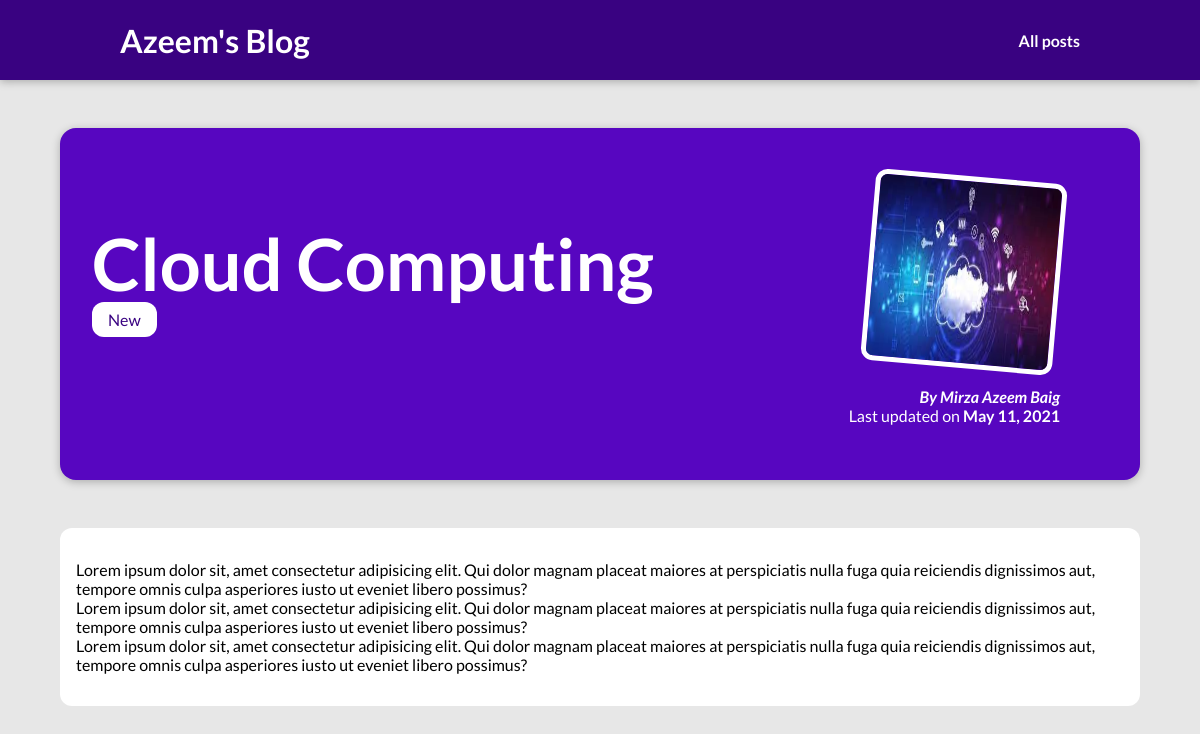
/posts/what-is-cloud-computing, run on the app's committed database.
### blog/models.py (models this page shows, shortened)
class Post(models.Model):
    title = models.CharField(max_length=150,null=False)
    excerpt = models.CharField(max_length=200,null=False)
    imageName = models.CharField(max_length=100)
    date = models.DateField(auto_now=True)
    slug = models.SlugField(unique=True,max_length=100)
    content = models.TextField()
    author = models.ForeignKey(Author, on_delete=models.SET_NULL,null=True,related_name="posts")
    tags = models.ManyToManyField(Tag)
    class Meta:
        verbose_name = "Post"
        verbose_name_plural = "Posts"

class Tag(models.Model):
    caption = models.CharField(max_length=20)
    class Meta:
        verbose_name = "Tag"
        verbose_name_plural = "Tags"
    def __str__(self):
        return self.caption

class Author(models.Model):
    firstName = models.CharField(max_length=25)
    lastName = models.CharField(max_length=25)
    email = models.EmailField()
    class Meta:
        verbose_name = "Author"
        verbose_name_plural = "Authors"
    def __str__(self):
        return self.firstName + " " + self.lastName

### blog/views.py (the view)
# urls.py: path('posts/<slug:slug>',views.post_detail,name="post-details")
def post_detail(request, slug):
    post = get_object_or_404(Post, slug=slug)
    return render(request,'blog/post-detail.html',{"post":post,"postTags":post.tags.all()})

### blog/templates/blog/post-detail.html (shortened to what this page needs)
{% extends 'base.html' %}
{% load static %}
{% block css_files %}
<link rel="stylesheet" href="{% static 'blog/post-detail.css' %}">
{% endblock css_files %}
{% block content %}
<section id="summary">
<h2>{{post.title}}</h2>
<div>
<span class="tag">
{% for tags in postTags %}
{{tags}}
{% endfor %}
</span>
</div>
<article>
<img src="{% static 'blog/images/'|add:post.imageName %}" alt="{{post.title}}">
<address>By <a href="mailto:{{post.author.email}}">{{post.author}}</a></address>
<div>
Last updated on <time>{{post.date}}</time></div>
</article>
</section>
<main>
{{post.content | linebreaks}}
</main>
{% endblock content %}

### static/app.css (style rules this page uses)
* { box-sizing: border-box; }
html { font-family: 'Lato', sans-serif; }
body { margin: 0; }
h1,h2,h3 { font-family: 'Lato', sans-serif; font-weight: bold; }

### blog/static/blog/post-detail.css (style rules this page uses)
body { background-color: #e7e7e7; }
#summary { margin: 8rem auto 3rem auto; padding: 2rem; width:90%; max-width: 90rem; border-radius: 16px; background-color: #5706c0; position: relative; box-shadow: 0 2px 8px rgba(0, 0, 0, 0.25); height: 22rem; }
#summary h2 { color:white; font-size: 4.5rem; margin-bottom: 0.25rem; }
#summary article { position: absolute; top:2rem; right:3rem; padding: 1rem 2rem; border-radius: 12px; text-align: right; color:white; }
#summary article img { width: 12rem; height: 12rem; border-radius: 12px; transform:rotateZ(5deg); border:5px solid white; margin-bottom: 1rem; }
#summary address { font-weight: bold; }
#summary a { text-decoration: none; color:white }
#summary time { font-weight: bold; }
main { width: 90%; max-width:90rem; margin:3rem auto; background-color: white; padding:1rem; border-radius: 12px; box-shadow: 0 2xp 8px rgba(0, 0, 0, 0.25); }
.tag { background-color: white; color:#390281; padding: 0.5rem 1rem; border-radius: 12px; }

### data on the page
Post: title "Cloud Computing", imageName (picture), author "Mirza Azeem Baig", date "May 11, 2021", content "Lorem ipsum dolor sit, amet consectetur adipisicing elit. Qui dolor magnam placeat maiores at perspiciatis nulla fuga quia reiciendis dignissimos aut, tempore omnis culpa asperiores iusto ut eveniet libero possimus? Lorem ipsum dolor sit, amet consectetur adipisicing elit. Qui dolor magnam placeat maiores at perspiciatis nulla fuga quia reiciendis dignissimos aut, tempore omnis culpa asperiores iusto ut eveniet libero possimus? Lorem ipsum dolor sit, amet consectetur adipisicing elit. Qui dolor magnam placeat maiores at perspiciatis nulla fuga quia reiciendis dignissimos aut, tempore omnis culpa asperiores iusto ut eveniet libero possimus?"
Tag: caption "New"
